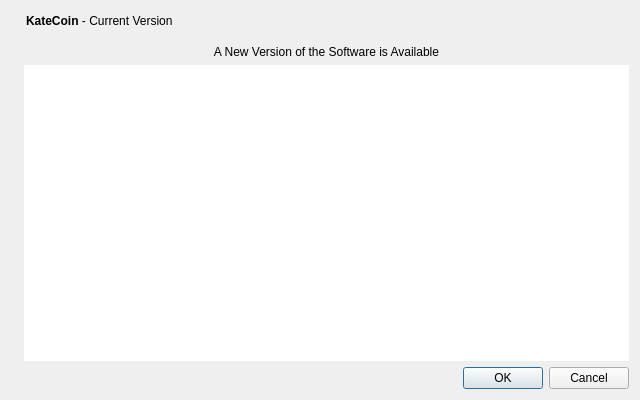
<?xml version="1.0" encoding="UTF-8"?>
<ui version="4.0">
 <class>UpdateDialog</class>
 <widget class="QDialog" name="UpdateDialog">
  <property name="geometry">
   <rect>
    <x>0</x>
    <y>0</y>
    <width>640</width>
    <height>400</height>
   </rect>
  </property>
  <property name="windowTitle">
   <string>KateCoin Update</string>
  </property>
  <layout class="QHBoxLayout" name="horizontalLayout_2">
   <item>
    <widget class="QLabel" name="label_4">
     <property name="sizePolicy">
      <sizepolicy hsizetype="Preferred" vsizetype="Ignored">
       <horstretch>0</horstretch>
       <verstretch>0</verstretch>
      </sizepolicy>
     </property>
     <property name="pixmap">
      <pixmap resource="../bitcoin.qrc">:/images/aboutBackground</pixmap>
     </property>
    </widget>
   </item>
   <item>
    <layout class="QVBoxLayout" name="verticalLayout_2">
     <item>
      <layout class="QHBoxLayout" name="horizontalLayout">
       <property name="leftMargin">
        <number>2</number>
       </property>
       <property name="bottomMargin">
        <number>8</number>
       </property>
       <item>
        <widget class="QLabel" name="label">
         <property name="cursor">
          <cursorShape>IBeamCursor</cursorShape>
         </property>
         <property name="text">
          <string>&lt;html&gt;&lt;head/&gt;&lt;body&gt;&lt;p&gt;&lt;span style=&quot; font-weight:600;&quot;&gt;KateCoin&lt;/span&gt; - Current Version&lt;/p&gt;&lt;/body&gt;&lt;/html&gt;</string>
         </property>
         <property name="textInteractionFlags">
          <set>Qt::LinksAccessibleByMouse|Qt::TextSelectableByKeyboard|Qt::TextSelectableByMouse</set>
         </property>
        </widget>
       </item>
       <item>
        <widget class="QLabel" name="versionLabel">
         <property name="cursor">
          <cursorShape>IBeamCursor</cursorShape>
         </property>
         <property name="text">
          <string notr="true"/>
         </property>
         <property name="textInteractionFlags">
          <set>Qt::LinksAccessibleByMouse|Qt::TextSelectableByKeyboard|Qt::TextSelectableByMouse</set>
         </property>
        </widget>
       </item>
       <item>
        <spacer name="horizontalSpacer">
         <property name="orientation">
          <enum>Qt::Horizontal</enum>
         </property>
         <property name="sizeHint" stdset="0">
          <size>
           <width>40</width>
           <height>20</height>
          </size>
         </property>
        </spacer>
       </item>
      </layout>
     </item>
     <item>
      <widget class="QLabel" name="title">
       <property name="cursor">
        <cursorShape>IBeamCursor</cursorShape>
       </property>
       <property name="text">
        <string>A New Version of the Software is Available</string>
       </property>
       <property name="alignment">
        <set>Qt::AlignHCenter|Qt::AlignTop</set>
       </property>
       <property name="margin">
        <number>2</number>
       </property>
       <property name="textInteractionFlags">
        <set>Qt::LinksAccessibleByMouse</set>
       </property>
      </widget>
     </item>
     <item>
      <widget class="QTextEdit" name="description">
       <property name="frameShape">
        <enum>QFrame::NoFrame</enum>
       </property>
       <property name="horizontalScrollBarPolicy">
        <enum>Qt::ScrollBarAlwaysOff</enum>
       </property>
       <property name="undoRedoEnabled">
        <bool>false</bool>
       </property>
       <property name="readOnly">
        <bool>true</bool>
       </property>
       <property name="cursorWidth">
        <number>1</number>
       </property>
       <property name="placeholderText">
        <string extracomment="This is the description of the change."/>
       </property>
      </widget>
     </item>
     <item>
      <widget class="QDialogButtonBox" name="buttonBox">
       <property name="orientation">
        <enum>Qt::Horizontal</enum>
       </property>
       <property name="standardButtons">
        <set>QDialogButtonBox::Cancel|QDialogButtonBox::Ok</set>
       </property>
      </widget>
     </item>
    </layout>
   </item>
  </layout>
 </widget>
 <resources>
  <include location="../bitcoin.qrc"/>
 </resources>
 <connections>
  <connection>
   <sender>buttonBox</sender>
   <signal>rejected()</signal>
   <receiver>UpdateDialog</receiver>
   <slot>reject()</slot>
   <hints>
    <hint type="sourcelabel">
     <x>428</x>
     <y>308</y>
    </hint>
    <hint type="destinationlabel">
     <x>286</x>
     <y>274</y>
    </hint>
   </hints>
  </connection>
  <connection>
   <sender>buttonBox</sender>
   <signal>accepted()</signal>
   <receiver>UpdateDialog</receiver>
   <slot>accept()</slot>
   <hints>
    <hint type="sourcelabel">
     <x>360</x>
     <y>308</y>
    </hint>
    <hint type="destinationlabel">
     <x>157</x>
     <y>274</y>
    </hint>
   </hints>
  </connection>
 </connections>
</ui>
